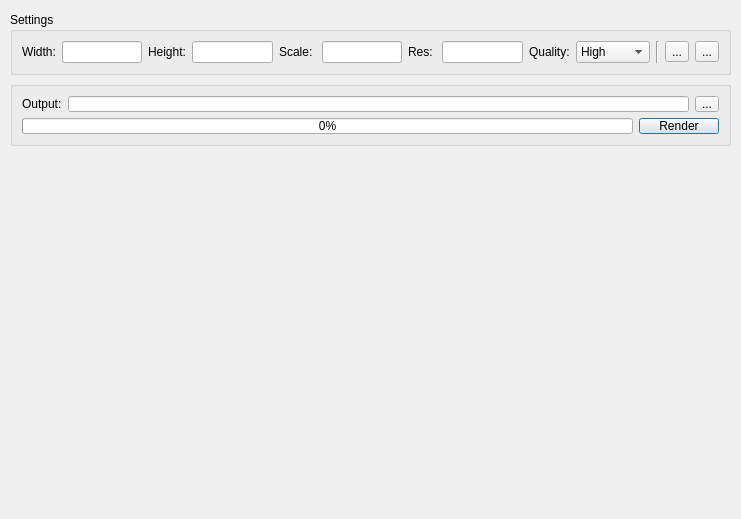
<?xml version="1.0" encoding="UTF-8"?>
<ui version="4.0">
 <class>lcRenderDialog</class>
 <widget class="QDialog" name="lcRenderDialog">
  <property name="geometry">
   <rect>
    <x>0</x>
    <y>0</y>
    <width>741</width>
    <height>519</height>
   </rect>
  </property>
  <property name="windowTitle">
   <string>Render</string>
  </property>
  <widget class="QLabel" name="preview">
   <property name="geometry">
    <rect>
     <x>9</x>
     <y>156</y>
     <width>721</width>
     <height>351</height>
    </rect>
   </property>
   <property name="sizePolicy">
    <sizepolicy hsizetype="Preferred" vsizetype="Preferred">
     <horstretch>0</horstretch>
     <verstretch>0</verstretch>
    </sizepolicy>
   </property>
   <property name="text">
    <string/>
   </property>
  </widget>
  <widget class="QWidget" name="">
   <property name="geometry">
    <rect>
     <x>10</x>
     <y>12</y>
     <width>721</width>
     <height>134</height>
    </rect>
   </property>
   <layout class="QVBoxLayout" name="verticalLayout_2">
    <item>
     <widget class="QGroupBox" name="groupBox">
      <property name="title">
       <string>Settings</string>
      </property>
      <layout class="QHBoxLayout" name="horizontalLayout">
       <item>
        <widget class="QLabel" name="widthLabel">
         <property name="text">
          <string>Width:</string>
         </property>
        </widget>
       </item>
       <item>
        <widget class="QLineEdit" name="WidthEdit">
         <property name="toolTip">
          <string>Width in pixels</string>
         </property>
        </widget>
       </item>
       <item>
        <widget class="QLabel" name="heightLabel">
         <property name="text">
          <string>Height:</string>
         </property>
        </widget>
       </item>
       <item>
        <widget class="QLineEdit" name="HeightEdit">
         <property name="toolTip">
          <string>Height in pixels</string>
         </property>
        </widget>
       </item>
       <item>
        <widget class="QLabel" name="scaleLabel">
         <property name="text">
          <string>Scale: </string>
         </property>
        </widget>
       </item>
       <item>
        <widget class="QLineEdit" name="ScaleEdit">
         <property name="toolTip">
          <string>Model scale factor</string>
         </property>
        </widget>
       </item>
       <item>
        <widget class="QLabel" name="resolutinoLabel">
         <property name="toolTip">
          <string/>
         </property>
         <property name="text">
          <string>Res: </string>
         </property>
        </widget>
       </item>
       <item>
        <widget class="QLineEdit" name="ResolutionEdit">
         <property name="toolTip">
          <string>Resolution presumably in inches - can also be in centimetres</string>
         </property>
        </widget>
       </item>
       <item>
        <widget class="QLabel" name="qualityLabel">
         <property name="text">
          <string>Quality:</string>
         </property>
        </widget>
       </item>
       <item>
        <widget class="QComboBox" name="QualityComboBox">
         <property name="toolTip">
          <string>POV-Ray render quality</string>
         </property>
         <item>
          <property name="text">
           <string>High</string>
          </property>
         </item>
         <item>
          <property name="text">
           <string>Medium</string>
          </property>
         </item>
         <item>
          <property name="text">
           <string>Low</string>
          </property>
         </item>
        </widget>
       </item>
       <item>
        <widget class="Line" name="line">
         <property name="orientation">
          <enum>Qt::Vertical</enum>
         </property>
        </widget>
       </item>
       <item>
        <widget class="QToolButton" name="LdvExportSettingsButton">
         <property name="toolTip">
          <string>POV Generation Options</string>
         </property>
         <property name="text">
          <string>...</string>
         </property>
        </widget>
       </item>
       <item>
        <widget class="QToolButton" name="LdvLDrawPreferencesButton">
         <property name="toolTip">
          <string>LDraw Preferences</string>
         </property>
         <property name="text">
          <string>...</string>
         </property>
        </widget>
       </item>
      </layout>
     </widget>
    </item>
    <item>
     <widget class="QGroupBox" name="groupBox_2">
      <property name="title">
       <string/>
      </property>
      <layout class="QVBoxLayout" name="verticalLayout">
       <item>
        <layout class="QHBoxLayout" name="outputLayout">
         <item>
          <widget class="QLabel" name="outputLabel">
           <property name="text">
            <string>Output:</string>
           </property>
          </widget>
         </item>
         <item>
          <widget class="QLineEdit" name="OutputEdit"/>
         </item>
         <item>
          <widget class="QToolButton" name="OutputBrowseButton">
           <property name="toolTip">
            <string>Change Output File</string>
           </property>
           <property name="text">
            <string>...</string>
           </property>
          </widget>
         </item>
        </layout>
       </item>
       <item>
        <layout class="QHBoxLayout" name="renderLayout">
         <item>
          <widget class="QProgressBar" name="RenderProgress">
           <property name="maximum">
            <number>1</number>
           </property>
           <property name="value">
            <number>0</number>
           </property>
          </widget>
         </item>
         <item>
          <widget class="QPushButton" name="RenderButton">
           <property name="text">
            <string>Render</string>
           </property>
          </widget>
         </item>
        </layout>
       </item>
      </layout>
     </widget>
    </item>
   </layout>
  </widget>
 </widget>
 <tabstops>
  <tabstop>QualityComboBox</tabstop>
  <tabstop>OutputEdit</tabstop>
  <tabstop>OutputBrowseButton</tabstop>
 </tabstops>
 <resources/>
 <connections/>
</ui>
